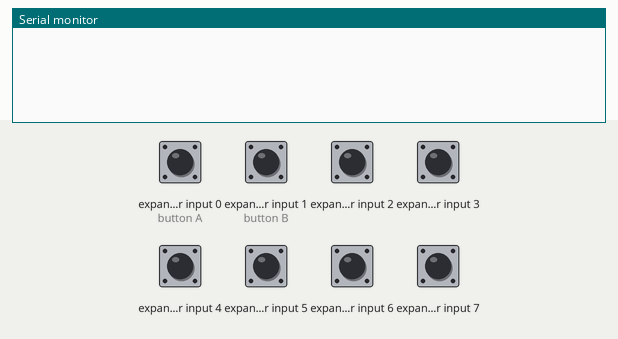
Simulated run of this sketch. Board: Arduino Uno, built with avr-gcc and run on an emulated ATmega328P. Parts: the last lines printed to the serial monitor. Wiring (inferred from the names in the program): NES/SNES game pad: load pin 2; clock pin 3; serial out pin 4. The test bench sets the inputs (shaded band); at power-on: expander input 0 (button A), expander input 1 (button B), expander input 2–7 HIGH.

Above: at 1.2 s.
1.3 s: expander input 0 (button A) driven LOW
At 1.41 s:
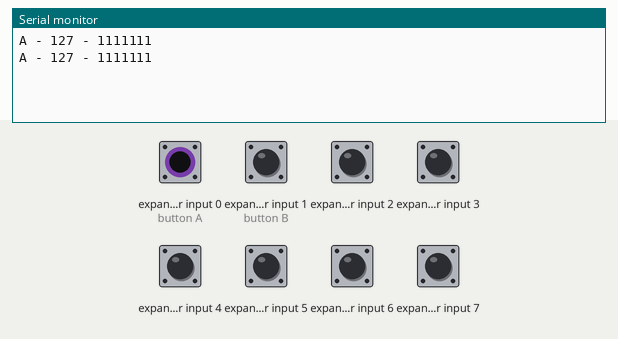
3.2 s: expander input 0 (button A) driven HIGH and expander input 1 (button B) driven LOW
At 3.22 s:
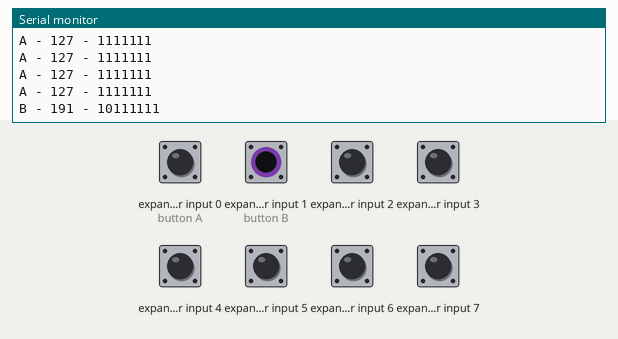
5.1 s: expander input 1 (button B) driven HIGH and expander input 2 driven LOW
At 5.14 s:
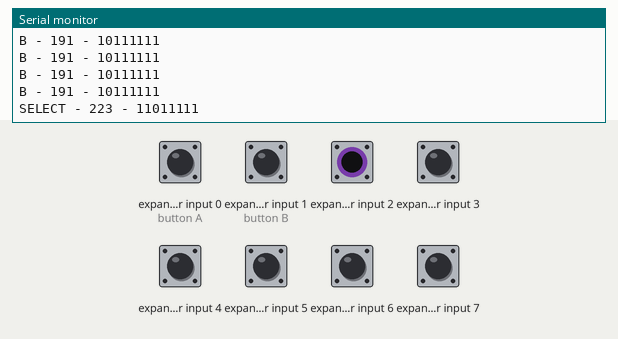

Measured:
- after the input at 1.3 s, the serial monitor: prints a new line at once (image 1)
- after the input at 3.2 s, the serial monitor: prints a new line at once (image 2)
- after the input at 5.1 s, the serial monitor: prints a new line at once (image 3)

The sketch:

ArduinoNesController.ino
```cpp
/*

  Read a NES controller with Arduino
  ==================================
  Mathieu Jouhet (@daformat)
  http://digitalcuisine.fr
  http://mathieujouhet.com

  Inspired by Big Oil
  http://forum.arduino.cc/index.php/topic,8481.0.html

  Rough schematic of the NES controller
                    _____
                   /
                  /     0  ---  0v (ground)
         +5V  ---  0    0  ---  CLOCK
     nothing  ---  0    0  ---  LATCH
     nothing  ---  0    0  ---  SERIAL OUT
                   ______

*/

/* INITIALIZATION */
int latch = 2; // set the latch pin
int clock = 3; // set the clock pin
int datin = 4;// set the data in pin
byte controller_data = 0;

/* CONSTANTS */
#define NES_UP      247 // B11110111
#define NES_DOWN    251 // B11111011
#define NES_LEFT    253 // B11111101
#define NES_RIGHT   254 // B11111110
#define NES_A       127 // B01111111
#define NES_B       191 // B10111111
#define NES_START   239 // B11101111
#define NES_SELECT  223 // B11011111

/* SETUP */
void setup() {
  Serial.begin(9600);
  initNesController();
}

void initNesController() {
  pinMode(latch,OUTPUT);
  pinMode(clock,OUTPUT);
  pinMode(datin,INPUT);

  digitalWrite(latch,HIGH);
  digitalWrite(clock,HIGH);
}

/* THIS READS DATA FROM THE CONTROLLER */
void controllerRead() {
  controller_data = 0;
  digitalWrite(latch,LOW);
  digitalWrite(clock,LOW);

  digitalWrite(latch,HIGH);
  delayMicroseconds(2);
  digitalWrite(latch,LOW);

  controller_data = digitalRead(datin);

  for (int i = 1; i <= 7; i ++) {
    digitalWrite(clock,HIGH);
    delayMicroseconds(2);
    controller_data = controller_data << 1;
    controller_data = controller_data + digitalRead(datin) ;
    delayMicroseconds(4);
    digitalWrite(clock,LOW);
  }

}

/* DO SOMETHING WHEN ANY BUTTON IS PRESSED */
void loop() {
  controllerRead();
  if (controller_data!=B11111111) {
    /* Serial.println(controller_data, BIN); */

    switch (controller_data) {
      case NES_UP:
        Serial.print( "UP - ");
        Serial.print(NES_UP );
        Serial.print( " - ");
        Serial.println(NES_UP, BIN);
        break;
      case NES_DOWN:
        Serial.print( "DOWN - " );
        Serial.print(NES_DOWN );
        Serial.print( " - ");
        Serial.println(NES_DOWN, BIN);
        break;
      case NES_LEFT:
        Serial.print( "LEFT - " );
        Serial.print(NES_LEFT );
        Serial.print( " - ");
        Serial.println(NES_LEFT, BIN);
        break;
      case NES_RIGHT:
        Serial.print( "RIGHT - " );
        Serial.print(NES_RIGHT );
        Serial.print( " - ");
        Serial.println(NES_RIGHT, BIN);
        break;
      case NES_A:
        Serial.print( "A - " );
        Serial.print(NES_A );
        Serial.print( " - ");
        Serial.println(NES_A, BIN);
        break;
      case NES_B:
        Serial.print( "B - " );
        Serial.print(NES_B );
        Serial.print( " - ");
        Serial.println(NES_B, BIN);
        break;
      case NES_START:
        Serial.print( "START - " );
        Serial.print(NES_START );
        Serial.print( " - ");
        Serial.println(NES_START, BIN);
        break;
      case NES_SELECT:
        Serial.print( "SELECT - " );
        Serial.print(NES_SELECT );
        Serial.print( " - ");
        Serial.println(NES_SELECT, BIN);
        break;
    }

  }

  delay(100);
}
```
